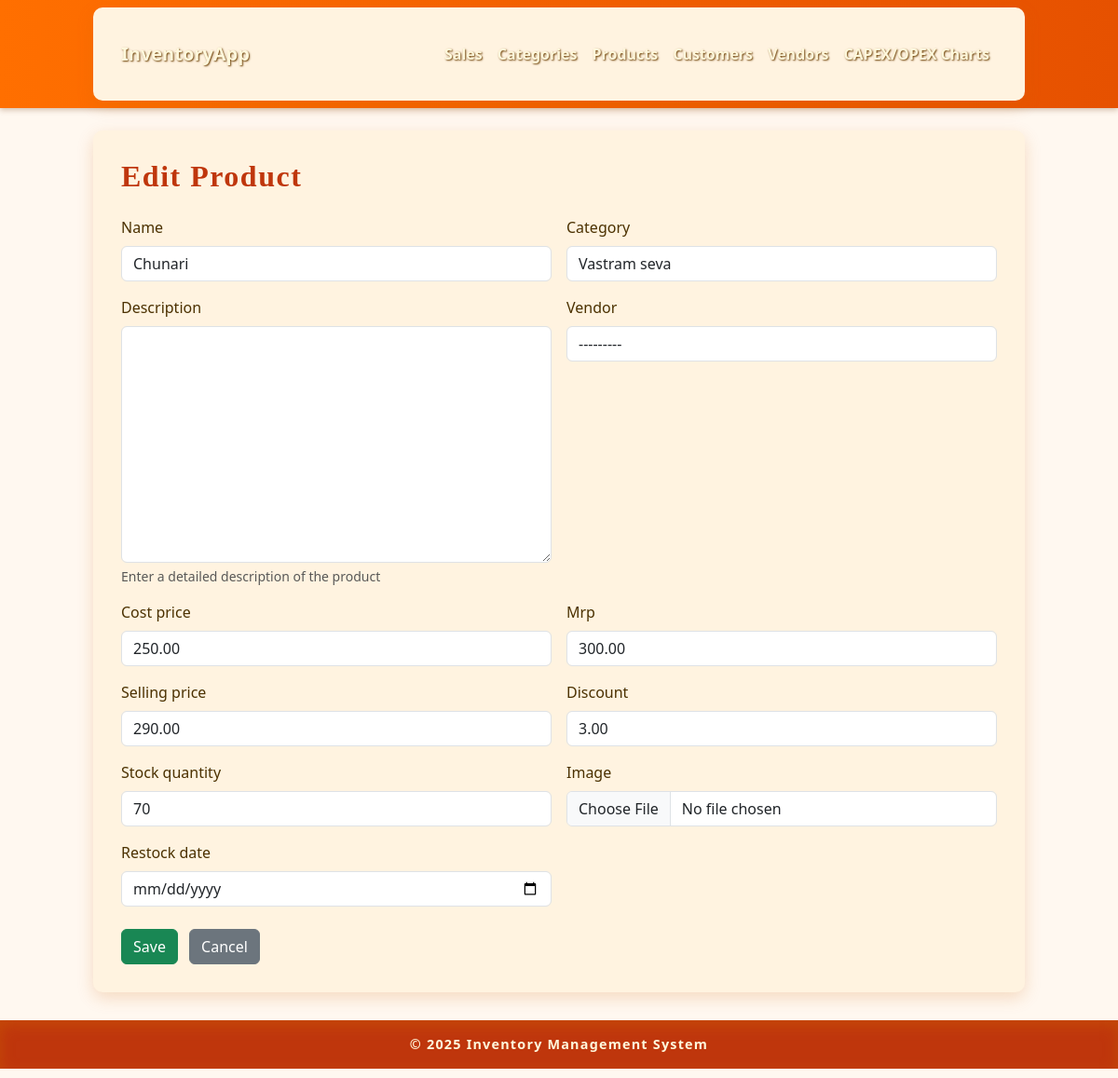
The app's page /products/11/edit/ with its own data.
### inventory/models.py (models this page shows, shortened)
class Product(models.Model):
    name = models.CharField(max_length=200)
    description = models.TextField(blank=True, null=True, help_text="Enter a detailed description of the product")
    category = models.ForeignKey('Category', on_delete=models.CASCADE)
    vendor = models.ForeignKey('Vendor', on_delete=models.SET_NULL, null=True, blank=True)
    cost_price = models.DecimalField(max_digits=10, decimal_places=2)
    mrp = models.DecimalField(max_digits=10, decimal_places=2)
    selling_price = models.DecimalField(max_digits=10, decimal_places=2)
    discount = models.DecimalField(max_digits=5, decimal_places=2, default=0)  # Percentage
    stock_quantity = models.PositiveIntegerField()
    image = models.ImageField(upload_to='product_images/', blank=True, null=True)
    restock_date = models.DateField(blank=True, null=True)  # New field for the latest restock date

### inventory/views.py (the view)
# urls.py: path('products/<int:pk>/edit/', views.product_update, name='product_update'),
def product_update(request, pk):
    product = get_object_or_404(Product, pk=pk)
    old_stock = product.stock_quantity
    old_restock_date = product.restock_date
    if request.method == 'POST':
        form = ProductForm(request.POST, request.FILES, instance=product)
        if form.is_valid():
            updated_product = form.save(commit=False)
            if updated_product.stock_quantity > old_stock or updated_product.restock_date != old_restock_date:
                restocked_qty = max(updated_product.stock_quantity - old_stock, 0)
                if restocked_qty > 0:
                    RestockHistory.objects.create(
                        product=updated_product,
                        previous_stock=old_stock,
                        restocked_quantity=restocked_qty,
                        restock_date=updated_product.restock_date or old_restock_date
                    )
            updated_product.save()
            return redirect('products_list')
    else:
        form = ProductForm(instance=product)
    return render(request, 'product_form.html', {'form': form, 'product': product})

### inventory/forms.py
class ProductForm(forms.ModelForm):
    class Meta:
        model = Product
        fields = [
            'name', 'category', 'description','vendor', 'cost_price', 'mrp', 'selling_price',
            'discount', 'stock_quantity', 'image', 'restock_date',
        ]
        widgets = {
            'restock_date': forms.DateInput(attrs={'type': 'date'}),
        }

### inventory/models.py (called while the page is built)
    def __str__(self):
        return self.name

### inventory/templates/product_form.html (shortened to what this page needs)
{% extends 'base.html' %}
{% block content %}
{% load widget_tweaks %}
<h2 class="mb-4">{% if product %}Edit Product{% else %}Add New Product{% endif %}</h2>
<form method="POST" enctype="multipart/form-data" class="needs-validation" novalidate>
    <div class="row g-3">
        {% for field in form %}
            <div class="col-md-6">
                <label for="{{ field.id_for_label }}" class="form-label">{{ field.label }}</label>
                {{ field|add_class:"form-control" }}
                {% if field.help_text %}
                    <div class="form-text">{{ field.help_text }}</div>
                {% endif %}
            </div>
        {% endfor %}
    </div>
    <div class="mt-4">
        <button type="submit" class="btn btn-success me-2">Save</button>
        <a href="{% url 'products_list' %}" class="btn btn-secondary">Cancel</a>
    </div>
</form>
{% endblock %}

### static/css/styles.css (style rules this page uses)
body { font-family: 'Segoe UI', Tahoma, Geneva, Verdana, sans-serif; background: #fff8f0; color: #4b3100; margin: 0; padding: 0; }
h2 { font-weight: 800; color: #bf360c; margin-bottom: 20px; letter-spacing: 1.5px; font-family: 'Georgia', serif; }

### records on screen
Product: form "Chunari" "Vastram seva" "---------" "250.00" "300.00" "290.00" "3.00" "70"

### other values on screen
{{ field.label }} "Name" "Category" "Description" "Vendor" "Cost price" "Mrp" "Selling price" "Discount" "Stock quantity" "Image" "Restock date"
{{ field.help_text }} "Enter a detailed description of the product"
